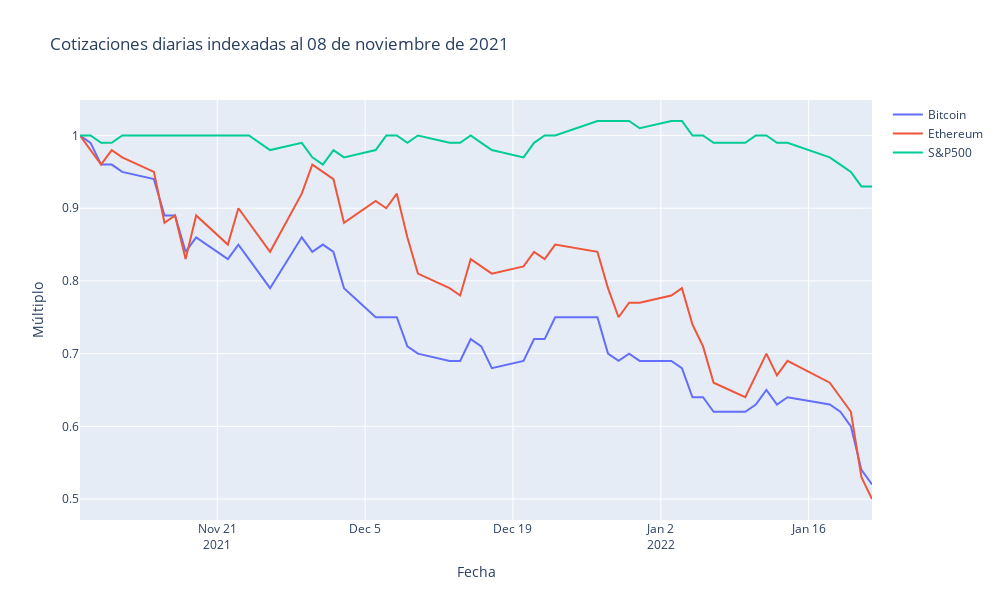

Notebook cell for this chart:
### Markdown cell above
### BTC, ETH y S&P500

### Code cell
fig = go.Figure()

# Add traces
fig.add_trace(go.Scatter(x=filtered_df['date1'], y=filtered_df['BTC2'],
                    mode='lines',
                    name='Bitcoin'))

fig.add_trace(go.Scatter(x=filtered_df['date1'], y=filtered_df['ETH2'],
                    mode='lines',
                    name='Ethereum'))

fig.add_trace(go.Scatter(x=filtered_df['date1'], y=filtered_df['SPY2'],
                    mode='lines',
                    name='S&P500'))


chart_layout = go.Layout(width=1000, height=600, title='Cotizaciones diarias indexadas al 08 de noviembre de 2021',
                         xaxis_title='Fecha', yaxis_title='Múltiplo', barmode='overlay') 

fig.update_layout(chart_layout)

fig.show()
